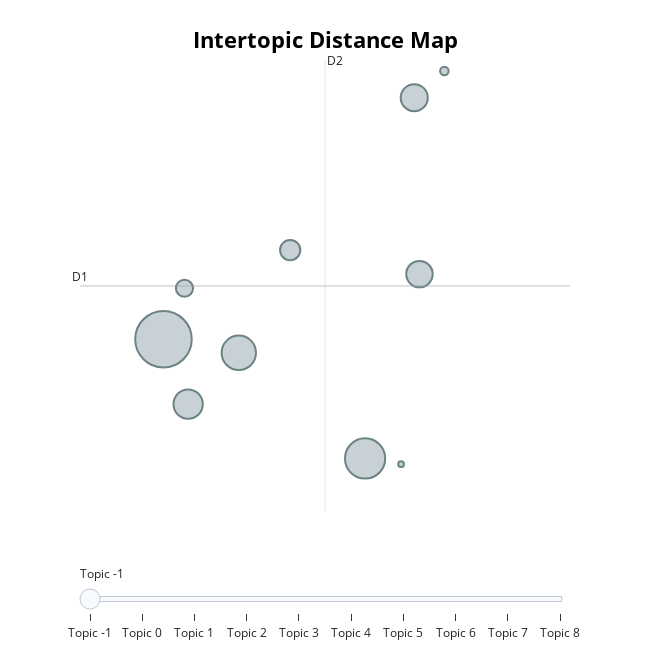

The code cell stored with this chart in its notebook:
### Code cell
model.visualize_topics(topics=list(range(-1,9)))

### Figure 1 — Plotly figure (JSON) as saved in the notebook; plotly's stock layout.template omitted (floating-point values rounded to 4 significant figures)
{"data": [{"customdata": [[-1, "교육 | 추진 | 운영 | 주민 | 센터", 1488], [0, "교육 | 학교 | 학생 | 제공 | 운영", 753], [1, "도시 | 시민 | 추진 | 교육 | 해양", 550], [2, "후보 | 농협 | 선거 | 지방 | 발전", 400], [3, "갯벌 | 해양 | 조성 | 생물 | 환경", 341], [4, "인구 | 안전 | 발생 | 예방 | 학교", 326], [5, "관광 | 마을 | 세계 | 홍어 | 전시", 191], [6, "지방 | 인구 | 소멸 | 예산 | 감소", 137], [7, "농가 | 생산 | 양식 | 홍보 | 소득", 34], [8, "장애인 | 체험 | 센터 | 예산 | 설립", 15]], "hovertemplate": "<b>Topic %{customdata[0]}</b><br>%{customdata[1]}<br>Size: %{customdata[2]}", "legendgroup": "", "marker": {"color": "#B0BEC5", "line": {"color": "DarkSlateGrey", "width": 2}, "size": [1488, 753, 550, 400, 341, 326, 191, 137, 34, 15], "sizemode": "area", "sizeref": 0.93, "symbol": "circle"}, "mode": "markers", "name": "", "orientation": "v", "showlegend": false, "type": "scatter", "x": [7.255, 9.884, 8.237, 7.577, 10.52, 10.59, 8.907, 7.529, 10.92, 10.35], "xaxis": "x", "y": [-1.596, -2.574, -1.707, -2.128, 0.388, -1.061, -0.8629, -1.177, 0.6069, -2.621], "yaxis": "y"}], "layout": {"annotations": [{"showarrow": false, "text": "D1", "x": 6.167, "y": -1.158, "yshift": 10}, {"showarrow": false, "text": "D2", "x": 9.361, "xshift": 10, "y": 0.6979}], "height": 650, "hoverlabel": {"bgcolor": "white", "font": {"family": "Rockwell", "size": 16}}, "legend": {"itemsizing": "constant", "tracegroupgap": 0}, "margin": {"t": 60}, "shapes": [{"line": {"color": "#CFD8DC", "width": 2}, "type": "line", "x0": 9.361, "x1": 9.361, "y0": -3.014, "y1": 0.6979}, {"line": {"color": "#9E9E9E", "width": 2}, "type": "line", "x0": 6.167, "x1": 12.55, "y0": -1.158, "y1": -1.158}], "sliders": [{"active": 0, "pad": {"t": 50}, "steps": [{"args": [{"marker.color": [["#B0BEC5", "#B0BEC5", "#B0BEC5", "#B0BEC5", "#B0BEC5", "#B0BEC5", "#B0BEC5", "#B0BEC5", "#B0BEC5", "#B0BEC5"]]}], "label": "Topic -1", "method": "update"}, {"args": [{"marker.color": [["#B0BEC5", "red", "#B0BEC5", "#B0BEC5", "#B0BEC5", "#B0BEC5", "#B0BEC5", "#B0BEC5", "#B0BEC5", "#B0BEC5"]]}], "label": "Topic 0", "method": "update"}, {"args": [{"marker.color": [["#B0BEC5", "#B0BEC5", "red", "#B0BEC5", "#B0BEC5", "#B0BEC5", "#B0BEC5", "#B0BEC5", "#B0BEC5", "#B0BEC5"]]}], "label": "Topic 1", "method": "update"}, {"args": [{"marker.color": [["#B0BEC5", "#B0BEC5", "#B0BEC5", "red", "#B0BEC5", "#B0BEC5", "#B0BEC5", "#B0BEC5", "#B0BEC5", "#B0BEC5"]]}], "label": "Topic 2", "method": "update"}, {"args": [{"marker.color": [["#B0BEC5", "#B0BEC5", "#B0BEC5", "#B0BEC5", "red", "#B0BEC5", "#B0BEC5", "#B0BEC5", "#B0BEC5", "#B0BEC5"]]}], "label": "Topic 3", "method": "update"}, {"args": [{"marker.color": [["#B0BEC5", "#B0BEC5", "#B0BEC5", "#B0BEC5", "#B0BEC5", "red", "#B0BEC5", "#B0BEC5", "#B0BEC5", "#B0BEC5"]]}], "label": "Topic 4", "method": "update"}, {"args": [{"marker.color": [["#B0BEC5", "#B0BEC5", "#B0BEC5", "#B0BEC5", "#B0BEC5", "#B0BEC5", "red", "#B0BEC5", "#B0BEC5", "#B0BEC5"]]}], "label": "Topic 5", "method": "update"}, {"args": [{"marker.color": [["#B0BEC5", "#B0BEC5", "#B0BEC5", "#B0BEC5", "#B0BEC5", "#B0BEC5", "#B0BEC5", "red", "#B0BEC5", "#B0BEC5"]]}], "label": "Topic 6", "method": "update"}, {"args": [{"marker.color": [["#B0BEC5", "#B0BEC5", "#B0BEC5", "#B0BEC5", "#B0BEC5", "#B0BEC5", "#B0BEC5", "#B0BEC5", "red", "#B0BEC5"]]}], "label": "Topic 7", "method": "update"}, {"args": [{"marker.color": [["#B0BEC5", "#B0BEC5", "#B0BEC5", "#B0BEC5", "#B0BEC5", "#B0BEC5", "#B0BEC5", "#B0BEC5", "#B0BEC5", "red"]]}], "label": "Topic 8", "method": "update"}]}], "title": {"font": {"color": "Black", "size": 22}, "text": "<b>Intertopic Distance Map</b>", "x": 0.5, "xanchor": "center", "y": 0.95, "yanchor": "top"}, "width": 650, "xaxis": {"anchor": "y", "domain": [0, 1], "range": [6.167, 12.55], "title": {"text": ""}, "visible": false}, "yaxis": {"anchor": "x", "domain": [0, 1], "range": [-3.014, 0.6979], "title": {"text": ""}, "visible": false}}}
